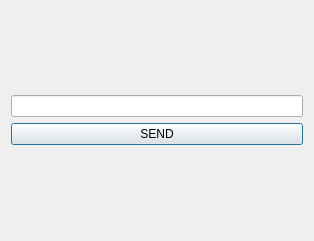
<?xml version="1.0" encoding="UTF-8"?>
<ui version="4.0">
 <class>Dialog</class>
 <widget class="QDialog" name="Dialog">
  <property name="geometry">
   <rect>
    <x>0</x>
    <y>0</y>
    <width>314</width>
    <height>241</height>
   </rect>
  </property>
  <property name="windowTitle">
   <string>Dialog</string>
  </property>
  <layout class="QGridLayout" name="gridLayout">
   <item row="0" column="0">
    <layout class="QVBoxLayout" name="verticalLayout">
     <item>
      <widget class="QLineEdit" name="lineEdit"/>
     </item>
     <item>
      <widget class="QPushButton" name="pushButton">
       <property name="text">
        <string>SEND</string>
       </property>
      </widget>
     </item>
    </layout>
   </item>
  </layout>
 </widget>
 <resources/>
 <connections/>
</ui>
